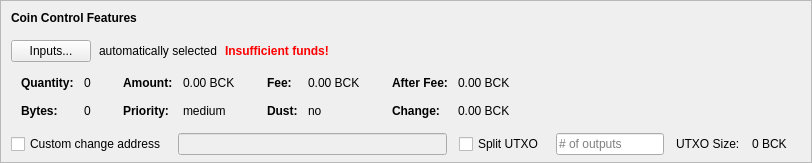
    <widget class="QFrame" name="frameCoinControl">
     <property name="sizePolicy">
      <sizepolicy hsizetype="Expanding" vsizetype="Expanding">
       <horstretch>0</horstretch>
       <verstretch>0</verstretch>
      </sizepolicy>
     </property>
     <property name="maximumSize">
      <size>
       <width>16777215</width>
       <height>16777215</height>
      </size>
     </property>
     <property name="frameShape">
      <enum>QFrame::StyledPanel</enum>
     </property>
     <property name="frameShadow">
      <enum>QFrame::Sunken</enum>
     </property>
     <layout class="QVBoxLayout" name="verticalLayoutCoinControl2">
      <property name="spacing">
       <number>0</number>
      </property>
      <property name="leftMargin">
       <number>0</number>
      </property>
      <property name="topMargin">
       <number>0</number>
      </property>
      <property name="rightMargin">
       <number>0</number>
      </property>
      <property name="bottomMargin">
       <number>6</number>
      </property>
      <item>
       <layout class="QVBoxLayout" name="verticalLayoutCoinControl" stretch="0,0,0,0,1">
        <property name="spacing">
         <number>0</number>
        </property>
        <property name="leftMargin">
         <number>10</number>
        </property>
        <property name="topMargin">
         <number>10</number>
        </property>
        <item>
         <layout class="QHBoxLayout" name="horizontalLayoutCoinControl1">
          <property name="bottomMargin">
           <number>15</number>
          </property>
          <item>
           <widget class="QLabel" name="labelCoinControlFeatures">
            <property name="sizePolicy">
             <sizepolicy hsizetype="Preferred" vsizetype="Maximum">
              <horstretch>0</horstretch>
              <verstretch>0</verstretch>
             </sizepolicy>
            </property>
            <property name="font">
             <font>
              <weight>75</weight>
              <bold>true</bold>
             </font>
            </property>
            <property name="styleSheet">
             <string notr="true">font-weight:bold;</string>
            </property>
            <property name="text">
             <string>Coin Control Features</string>
            </property>
           </widget>
          </item>
         </layout>
        </item>
        <item>
         <layout class="QHBoxLayout" name="horizontalLayoutCoinControl2" stretch="0,0,0,0">
          <property name="spacing">
           <number>8</number>
          </property>
          <property name="bottomMargin">
           <number>10</number>
          </property>
          <item>
           <widget class="QPushButton" name="pushButtonCoinControl">
            <property name="styleSheet">
             <string notr="true"/>
            </property>
            <property name="text">
             <string>Inputs...</string>
            </property>
            <property name="autoDefault">
             <bool>false</bool>
            </property>
           </widget>
          </item>
          <item>
           <widget class="QLabel" name="labelCoinControlAutomaticallySelected">
            <property name="text">
             <string>automatically selected</string>
            </property>
            <property name="margin">
             <number>5</number>
            </property>
           </widget>
          </item>
          <item>
           <widget class="QLabel" name="labelCoinControlInsuffFunds">
            <property name="font">
             <font>
              <weight>75</weight>
              <bold>true</bold>
             </font>
            </property>
            <property name="styleSheet">
             <string notr="true">color:red;font-weight:bold;</string>
            </property>
            <property name="text">
             <string>Insufficient funds!</string>
            </property>
            <property name="margin">
             <number>5</number>
            </property>
           </widget>
          </item>
          <item>
           <spacer name="horizontalSpacerCoinControl">
            <property name="orientation">
             <enum>Qt::Horizontal</enum>
            </property>
            <property name="sizeHint" stdset="0">
             <size>
              <width>40</width>
              <height>1</height>
             </size>
            </property>
           </spacer>
          </item>
         </layout>
        </item>
        <item>
         <widget class="QWidget" name="widgetCoinControl" native="true">
          <property name="sizePolicy">
           <sizepolicy hsizetype="Preferred" vsizetype="Preferred">
            <horstretch>0</horstretch>
            <verstretch>0</verstretch>
           </sizepolicy>
          </property>
          <property name="minimumSize">
           <size>
            <width>0</width>
            <height>0</height>
           </size>
          </property>
          <property name="styleSheet">
           <string notr="true"/>
          </property>
          <layout class="QHBoxLayout" name="horizontalLayoutCoinControl5">
           <property name="leftMargin">
            <number>0</number>
           </property>
           <property name="topMargin">
            <number>0</number>
           </property>
           <property name="rightMargin">
            <number>0</number>
           </property>
           <property name="bottomMargin">
            <number>0</number>
           </property>
           <item>
            <layout class="QHBoxLayout" name="horizontalLayoutCoinControl3" stretch="0,0,0,1">
             <property name="spacing">
              <number>20</number>
             </property>
             <property name="topMargin">
              <number>0</number>
             </property>
             <property name="bottomMargin">
              <number>10</number>
             </property>
             <item>
              <layout class="QFormLayout" name="formLayoutCoinControl1">
               <property name="horizontalSpacing">
                <number>10</number>
               </property>
               <property name="verticalSpacing">
                <number>14</number>
               </property>
               <property name="leftMargin">
                <number>10</number>
               </property>
               <property name="topMargin">
                <number>4</number>
               </property>
               <property name="rightMargin">
                <number>6</number>
               </property>
               <item row="0" column="0">
                <widget class="QLabel" name="labelCoinControlQuantityText">
                 <property name="font">
                  <font>
                   <weight>75</weight>
                   <bold>true</bold>
                  </font>
                 </property>
                 <property name="text">
                  <string>Quantity:</string>
                 </property>
                 <property name="margin">
                  <number>0</number>
                 </property>
                </widget>
               </item>
               <item row="0" column="1">
                <widget class="QLabel" name="labelCoinControlQuantity">
                 <property name="cursor">
                  <cursorShape>IBeamCursor</cursorShape>
                 </property>
                 <property name="contextMenuPolicy">
                  <enum>Qt::ActionsContextMenu</enum>
                 </property>
                 <property name="text">
                  <string notr="true">0</string>
                 </property>
                 <property name="margin">
                  <number>0</number>
                 </property>
                 <property name="textInteractionFlags">
                  <set>Qt::LinksAccessibleByMouse|Qt::TextSelectableByKeyboard|Qt::TextSelectableByMouse</set>
                 </property>
                </widget>
               </item>
               <item row="1" column="0">
                <widget class="QLabel" name="labelCoinControlBytesText">
                 <property name="font">
                  <font>
                   <weight>75</weight>
                   <bold>true</bold>
                  </font>
                 </property>
                 <property name="text">
                  <string>Bytes:</string>
                 </property>
                </widget>
               </item>
               <item row="1" column="1">
                <widget class="QLabel" name="labelCoinControlBytes">
                 <property name="cursor">
                  <cursorShape>IBeamCursor</cursorShape>
                 </property>
                 <property name="contextMenuPolicy">
                  <enum>Qt::ActionsContextMenu</enum>
                 </property>
                 <property name="text">
                  <string notr="true">0</string>
                 </property>
                 <property name="textInteractionFlags">
                  <set>Qt::LinksAccessibleByMouse|Qt::TextSelectableByKeyboard|Qt::TextSelectableByMouse</set>
                 </property>
                </widget>
               </item>
              </layout>
             </item>
             <item>
              <layout class="QFormLayout" name="formLayoutCoinControl2">
               <property name="horizontalSpacing">
                <number>10</number>
               </property>
               <property name="verticalSpacing">
                <number>14</number>
               </property>
               <property name="leftMargin">
                <number>6</number>
               </property>
               <property name="topMargin">
                <number>4</number>
               </property>
               <property name="rightMargin">
                <number>6</number>
               </property>
               <item row="0" column="0">
                <widget class="QLabel" name="labelCoinControlAmountText">
                 <property name="font">
                  <font>
                   <weight>75</weight>
                   <bold>true</bold>
                  </font>
                 </property>
                 <property name="text">
                  <string>Amount:</string>
                 </property>
                 <property name="margin">
                  <number>0</number>
                 </property>
                </widget>
               </item>
               <item row="0" column="1">
                <widget class="QLabel" name="labelCoinControlAmount">
                 <property name="cursor">
                  <cursorShape>IBeamCursor</cursorShape>
                 </property>
                 <property name="contextMenuPolicy">
                  <enum>Qt::ActionsContextMenu</enum>
                 </property>
                 <property name="text">
                  <string notr="true">0.00 BCK</string>
                 </property>
                 <property name="textInteractionFlags">
                  <set>Qt::LinksAccessibleByMouse|Qt::TextSelectableByKeyboard|Qt::TextSelectableByMouse</set>
                 </property>
                </widget>
               </item>
               <item row="1" column="0">
                <widget class="QLabel" name="labelCoinControlPriorityText">
                 <property name="font">
                  <font>
                   <weight>75</weight>
                   <bold>true</bold>
                  </font>
                 </property>
                 <property name="text">
                  <string>Priority:</string>
                 </property>
                </widget>
               </item>
               <item row="1" column="1">
                <widget class="QLabel" name="labelCoinControlPriority">
                 <property name="cursor">
                  <cursorShape>IBeamCursor</cursorShape>
                 </property>
                 <property name="contextMenuPolicy">
                  <enum>Qt::ActionsContextMenu</enum>
                 </property>
                 <property name="text">
                  <string>medium</string>
                 </property>
                 <property name="textInteractionFlags">
                  <set>Qt::LinksAccessibleByMouse|Qt::TextSelectableByKeyboard|Qt::TextSelectableByMouse</set>
                 </property>
                </widget>
               </item>
              </layout>
             </item>
             <item>
              <layout class="QFormLayout" name="formLayoutCoinControl3">
               <property name="horizontalSpacing">
                <number>10</number>
               </property>
               <property name="verticalSpacing">
                <number>14</number>
               </property>
               <property name="leftMargin">
                <number>6</number>
               </property>
               <property name="topMargin">
                <number>4</number>
               </property>
               <property name="rightMargin">
                <number>6</number>
               </property>
               <item row="0" column="0">
                <widget class="QLabel" name="labelCoinControlFeeText">
                 <property name="font">
                  <font>
                   <weight>75</weight>
                   <bold>true</bold>
                  </font>
                 </property>
                 <property name="text">
                  <string>Fee:</string>
                 </property>
                 <property name="margin">
                  <number>0</number>
                 </property>
                </widget>
               </item>
               <item row="0" column="1">
                <widget class="QLabel" name="labelCoinControlFee">
                 <property name="cursor">
                  <cursorShape>IBeamCursor</cursorShape>
                 </property>
                 <property name="contextMenuPolicy">
                  <enum>Qt::ActionsContextMenu</enum>
                 </property>
                 <property name="text">
                  <string notr="true">0.00 BCK</string>
                 </property>
                 <property name="textInteractionFlags">
                  <set>Qt::LinksAccessibleByMouse|Qt::TextSelectableByKeyboard|Qt::TextSelectableByMouse</set>
                 </property>
                </widget>
               </item>
               <item row="1" column="0">
                <widget class="QLabel" name="labelCoinControlLowOutputText">
                 <property name="font">
                  <font>
                   <weight>75</weight>
                   <bold>true</bold>
                  </font>
                 </property>
                 <property name="text">
                  <string>Dust:</string>
                 </property>
                </widget>
               </item>
               <item row="1" column="1">
                <widget class="QLabel" name="labelCoinControlLowOutput">
                 <property name="cursor">
                  <cursorShape>IBeamCursor</cursorShape>
                 </property>
                 <property name="contextMenuPolicy">
                  <enum>Qt::ActionsContextMenu</enum>
                 </property>
                 <property name="text">
                  <string>no</string>
                 </property>
                 <property name="textInteractionFlags">
                  <set>Qt::LinksAccessibleByMouse|Qt::TextSelectableByKeyboard|Qt::TextSelectableByMouse</set>
                 </property>
                </widget>
               </item>
              </layout>
             </item>
             <item>
              <layout class="QFormLayout" name="formLayoutCoinControl4">
               <property name="horizontalSpacing">
                <number>10</number>
               </property>
               <property name="verticalSpacing">
                <number>14</number>
               </property>
               <property name="leftMargin">
                <number>6</number>
               </property>
               <property name="topMargin">
                <number>4</number>
               </property>
               <property name="rightMargin">
                <number>6</number>
               </property>
               <item row="0" column="0">
                <widget class="QLabel" name="labelCoinControlAfterFeeText">
                 <property name="font">
                  <font>
                   <weight>75</weight>
                   <bold>true</bold>
                  </font>
                 </property>
                 <property name="text">
                  <string>After Fee:</string>
                 </property>
                 <property name="margin">
                  <number>0</number>
                 </property>
                </widget>
               </item>
               <item row="0" column="1">
                <widget class="QLabel" name="labelCoinControlAfterFee">
                 <property name="cursor">
                  <cursorShape>IBeamCursor</cursorShape>
                 </property>
                 <property name="contextMenuPolicy">
                  <enum>Qt::ActionsContextMenu</enum>
                 </property>
                 <property name="text">
                  <string notr="true">0.00 BCK</string>
                 </property>
                 <property name="textInteractionFlags">
                  <set>Qt::LinksAccessibleByMouse|Qt::TextSelectableByKeyboard|Qt::TextSelectableByMouse</set>
                 </property>
                </widget>
               </item>
               <item row="1" column="0">
                <widget class="QLabel" name="labelCoinControlChangeText">
                 <property name="font">
                  <font>
                   <weight>75</weight>
                   <bold>true</bold>
                  </font>
                 </property>
                 <property name="text">
                  <string>Change:</string>
                 </property>
                </widget>
               </item>
               <item row="1" column="1">
                <widget class="QLabel" name="labelCoinControlChange">
                 <property name="cursor">
                  <cursorShape>IBeamCursor</cursorShape>
                 </property>
                 <property name="contextMenuPolicy">
                  <enum>Qt::ActionsContextMenu</enum>
                 </property>
                 <property name="text">
                  <string notr="true">0.00 BCK</string>
                 </property>
                 <property name="textInteractionFlags">
                  <set>Qt::LinksAccessibleByMouse|Qt::TextSelectableByKeyboard|Qt::TextSelectableByMouse</set>
                 </property>
                </widget>
               </item>
              </layout>
             </item>
            </layout>
           </item>
          </layout>
         </widget>
        </item>
        <item>
         <layout class="QHBoxLayout" name="horizontalLayoutCoinControl4" stretch="0,0,0,0,0,0,0">
          <property name="spacing">
           <number>12</number>
          </property>
          <property name="sizeConstraint">
           <enum>QLayout::SetDefaultConstraint</enum>
          </property>
          <property name="topMargin">
           <number>5</number>
          </property>
          <property name="rightMargin">
           <number>5</number>
          </property>
          <item>
           <widget class="QCheckBox" name="checkBoxCoinControlChange">
            <property name="toolTip">
             <string>If this is activated, but the change address is empty or invalid, change will be sent to a newly generated address.</string>
            </property>
            <property name="text">
             <string>Custom change address</string>
            </property>
           </widget>
          </item>
          <item>
           <widget class="QValidatedLineEdit" name="lineEditCoinControlChange">
            <property name="enabled">
             <bool>false</bool>
            </property>
            <property name="sizePolicy">
             <sizepolicy hsizetype="Expanding" vsizetype="Fixed">
              <horstretch>0</horstretch>
              <verstretch>0</verstretch>
             </sizepolicy>
            </property>
           </widget>
          </item>
          <item>
           <widget class="QCheckBox" name="splitBlockCheckBox">
            <property name="text">
             <string>Split UTXO</string>
            </property>
           </widget>
          </item>
          <item>
           <widget class="QLineEdit" name="splitBlockLineEdit">
            <property name="sizePolicy">
             <sizepolicy hsizetype="Fixed" vsizetype="Fixed">
              <horstretch>50</horstretch>
              <verstretch>0</verstretch>
             </sizepolicy>
            </property>
            <property name="placeholderText">
             <string># of outputs</string>
            </property>
           </widget>
          </item>
          <item>
           <widget class="QLabel" name="labelBlockSizeText">
            <property name="text">
             <string>UTXO Size:</string>
            </property>
           </widget>
          </item>
          <item>
           <widget class="QLabel" name="labelBlockSize">
            <property name="text">
             <string>0 BCK</string>
            </property>
           </widget>
          </item>
          <item>
           <widget class="QLabel" name="labelCoinControlChangeLabel">
            <property name="sizePolicy">
             <sizepolicy hsizetype="Preferred" vsizetype="Expanding">
              <horstretch>0</horstretch>
              <verstretch>0</verstretch>
             </sizepolicy>
            </property>
            <property name="minimumSize">
             <size>
              <width>0</width>
              <height>0</height>
             </size>
            </property>
            <property name="text">
             <string/>
            </property>
            <property name="margin">
             <number>3</number>
            </property>
           </widget>
          </item>
         </layout>
        </item>
        <item>
         <spacer name="verticalSpacerCoinControl">
          <property name="orientation">
           <enum>Qt::Vertical</enum>
          </property>
          <property name="sizeHint" stdset="0">
           <size>
            <width>800</width>
            <height>1</height>
           </size>
          </property>
         </spacer>
        </item>
       </layout>
      </item>
     </layout>
    </widget>
